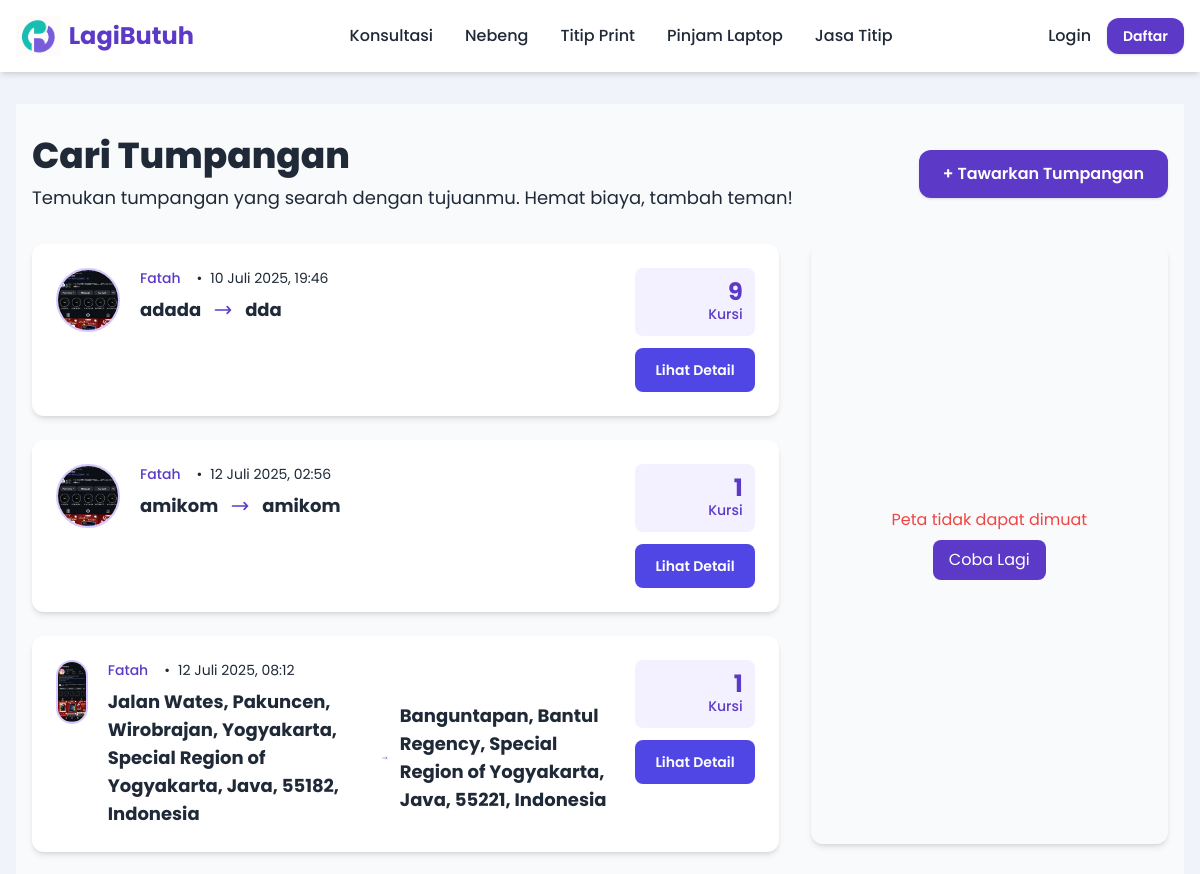
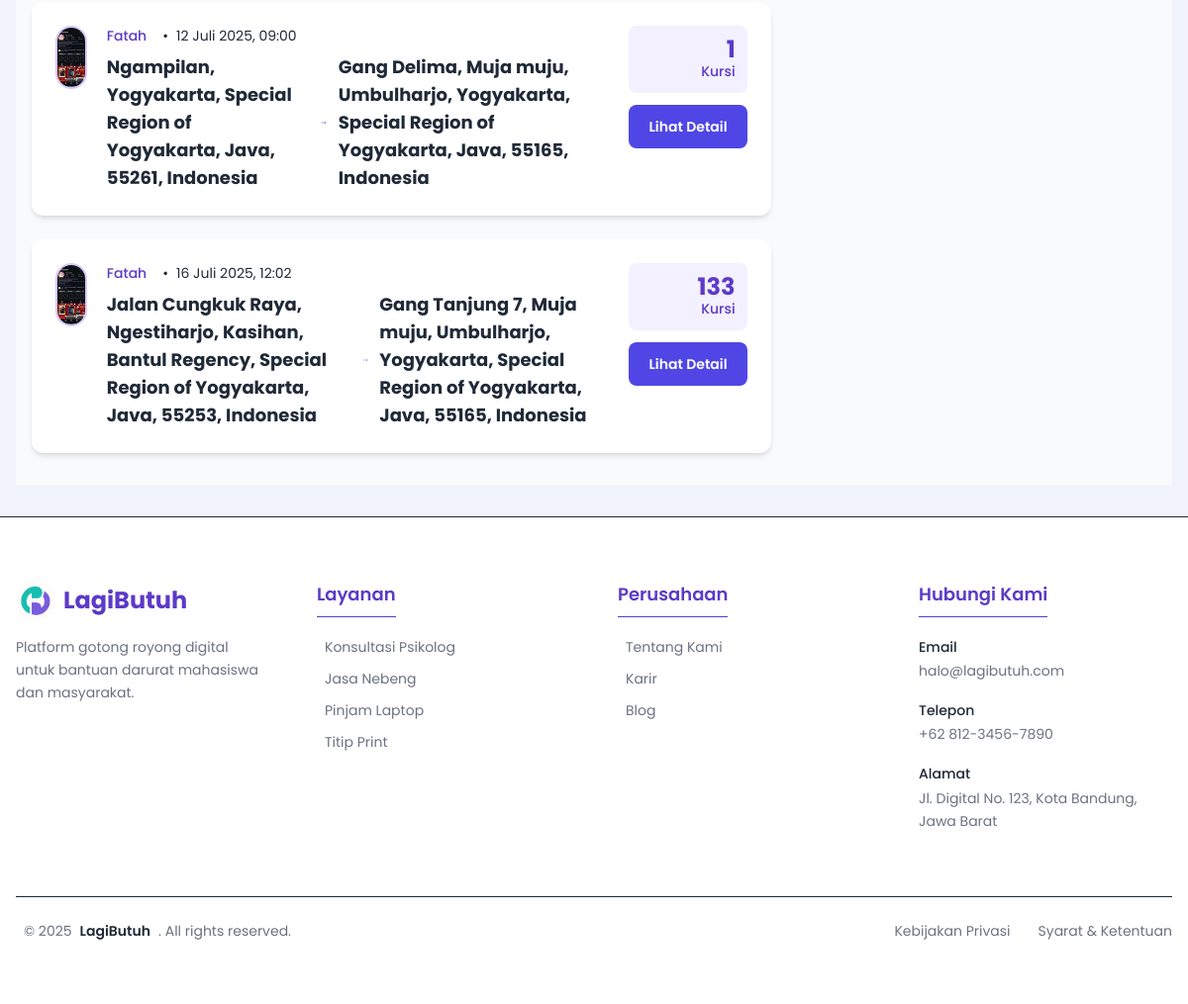
The page /nebeng/find_ride on the database its author committed (2 pictures, top to bottom).
### tables this page shows
CREATE TABLE `nebeng_rides` (
  `id` int(11) NOT NULL,
  `driver_id` int(11) NOT NULL,
  `origin` varchar(255) NOT NULL,
  `destination` varchar(255) NOT NULL,
  `departure_time` datetime NOT NULL,
  `available_seats` int(3) NOT NULL,
  `status` enum('active','full','completed','canceled') NOT NULL DEFAULT 'active',
  `notes` text DEFAULT NULL,
  `origin_lat` decimal(10,8) DEFAULT NULL,
  `origin_lng` decimal(11,8) DEFAULT NULL,
  `destination_lat` decimal(10,8) DEFAULT NULL,
  `destination_lng` decimal(11,8) DEFAULT NULL
);

CREATE TABLE `users` (
  `id` int(11) NOT NULL,
  `username` varchar(50) NOT NULL,
  `email` varchar(100) NOT NULL,
  `password` varchar(255) NOT NULL,
  `full_name` varchar(100) DEFAULT NULL,
  `profile_picture` varchar(255) DEFAULT 'default.png',
  `phone_number` varchar(20) DEFAULT NULL,
  `role` enum('user','psychologist','admin','runner') NOT NULL DEFAULT 'user',
  `created_at` timestamp NOT NULL DEFAULT current_timestamp(),
  `updated_at` timestamp NOT NULL DEFAULT current_timestamp() ON UPDATE current_timestamp()
);

### config/database.php (called while the page is built)
<?php
class Database {
    private static $instance = null;
    private $conn;
    private $host = DB_HOST;
    private $user = DB_USER;
    private $pass = DB_PASS;
    private $name = DB_NAME;
    private function __construct() {
        $dsn = 'mysql:host=' . $this->host . ';dbname=' . $this->name . ';charset=utf8mb4';
        $options = [
            PDO::ATTR_ERRMODE            => PDO::ERRMODE_EXCEPTION,
            PDO::ATTR_DEFAULT_FETCH_MODE => PDO::FETCH_ASSOC,
            PDO::ATTR_EMULATE_PREPARES   => false,
        ];
        try {
            $this->conn = new PDO($dsn, $this->user, $this->pass, $options);
            $this->conn->exec("SET time_zone = '+07:00'");
        } catch (PDOException $e) {
            die('Koneksi Database Gagal: ' . $e->getMessage());
        }
    }
    public static function getInstance() {
        if (!self::$instance) {
            self::$instance = new Database();
        }
        return self::$instance;
    }
    public function getConnection() {
        return $this->conn;
    }
}
?>

### functions/service_functions.php (called while the page is built, shortened)
<?php
class Service {
    private $conn;
    public function __construct() {
        $this->conn = Database::getInstance()->getConnection();
    }
    public function getActiveNebengRides(): array
    {
        try {
            $sql = "SELECT
                        nr.id, nr.origin, nr.destination, nr.departure_time,
                        nr.available_seats, u.full_name AS driver_name,
                        u.profile_picture AS driver_picture, nr.origin_lat,
                        nr.origin_lng, nr.destination_lat, nr.destination_lng
                    FROM nebeng_rides nr
                    JOIN users u ON nr.driver_id = u.id
                    WHERE nr.status = 'active' AND nr.departure_time > NOW()
                    ORDER BY nr.departure_time ASC";
            $stmt = $this->conn->prepare($sql);
            $stmt->execute();
            return $stmt->fetchAll(PDO::FETCH_ASSOC);
        } catch (PDOException $e) {
            error_log("Error fetching active rides: " . $e->getMessage());
            return [];
        }
    }
}
?>

### functions/helper_functions.php (called while the page is built, shortened)
<?php
function e($value) {
    return htmlspecialchars($value ?? '', ENT_QUOTES, 'UTF-8');
}
function format_indonesian_date(string $datetimeString): string
{
    $timestamp = strtotime($datetimeString);
    $hari = date('d', $timestamp);
    $bulan_array = [
        1 => 'Januari', 2 => 'Februari', 3 => 'Maret', 4 => 'April',
        5 => 'Mei', 6 => 'Juni', 7 => 'Juli', 8 => 'Agustus',
        9 => 'September', 10 => 'Oktober', 11 => 'November', 12 => 'Desember'
    ];
    $bulan = $bulan_array[date('n', $timestamp)];
    $tahun = date('Y', $timestamp);
    $waktu = date('H:i', $timestamp);
    return "$hari $bulan $tahun, $waktu";
}
?>

### modules/nebeng/find_ride.php (the view, shortened to what this page needs)
<?php
require_once __DIR__ . '/../../functions/service_functions.php';
require_once __DIR__ . '/../../functions/helper_functions.php';
$service = new Service();
$rides = $service->getActiveNebengRides();
include_once __DIR__ . '/../../templates/header.php';
?>
<section class="bg-[#F9FAFB] px-4 py-8 font-sans">
    <div class="max-w-7xl mx-auto">
        <div class="flex flex-col md:flex-row justify-between items-start md:items-center gap-4 mb-8">
            <div>
                <h1 class="text-3xl md:text-4xl font-extrabold text-gray-900">Cari Tumpangan</h1>
                <p class="mt-1 md:mt-2 text-base md:text-lg text-gray-600">Temukan tumpangan yang searah dengan tujuanmu. Hemat biaya, tambah teman!</p>
            </div>
            <a href="<?= BASE_URL ?>/nebeng/post_ride" class="inline-block w-full md:w-auto bg-[#5C3AC7] text-white font-semibold px-6 py-3 rounded-xl shadow hover:bg-[#47289f] transition duration-200 ease-in-out text-center">
                + Tawarkan Tumpangan
            </a>
        </div>
        <div class="grid grid-cols-1 lg:grid-cols-3 gap-8">
            <div class="lg:col-span-2 space-y-6">
                <?php if (empty($rides)): ?>
                    <div class="text-center py-12 px-6 bg-white rounded-xl shadow-md">
                        <p class="text-gray-500">Belum ada tumpangan yang tersedia saat ini.</p>
                    </div>
                <?php else: ?>
                    <?php foreach ($rides as $ride): ?>
                        <div class="bg-white rounded-xl shadow-md p-6 transition-all duration-300 hover:shadow-lg">
                            <div class="flex flex-col sm:flex-row items-start gap-5">
                                <img src="<?= BASE_URL ?>/uploads/profiles/<?= $ride['driver_picture'] ?? 'default.png' ?>"
                                     alt="Pengemudi <?= e($ride['driver_name']) ?>"
                                     class="w-16 h-16 rounded-full object-cover border-2 border-[#D6C8FF]">
                                <div class="flex-grow">
                                    <div class="flex items-center text-sm text-gray-500 mb-2">
                                        <span class="font-medium text-[#5C3AC7] mr-2"><?= e($ride['driver_name']) ?></span>
                                        <span class="hidden sm:inline mx-2">&bull;</span>
                                        <span><?= format_indonesian_date($ride['departure_time']) ?></span>
                                    </div>
                                    <div class="flex flex-col sm:flex-row items-start sm:items-center text-lg gap-2 sm:gap-0">
                                        <span class="font-bold text-gray-800"><?= e($ride['origin']) ?></span>
                                        <svg xmlns="http://www.w3.org/2000/svg" class="h-5 w-5 mx-3 text-[#5C3AC7] hidden sm:block" fill="none" viewBox="0 0 24 24" stroke="currentColor">
                                            <path stroke-linecap="round" stroke-linejoin="round" stroke-width="2" d="M17 8l4 4m0 0l-4 4m4-4H3" />
                                        </svg>
                                        <span class="font-bold text-gray-800"><?= e($ride['destination']) ?></span>
                                    </div>
                                </div>
                                <div class="flex-shrink-0 w-full sm:w-auto text-center sm:text-right">
                                    <div class="bg-[#F3F0FF] p-3 rounded-lg mb-3">
                                        <p class="font-bold text-2xl text-[#5C3AC7] leading-none"><?= $ride['available_seats'] ?></p>
                                        <p class="text-sm text-[#5C3AC7] font-medium">Kursi</p>
                                    </div>
                                    <a href="<?= BASE_URL ?>/nebeng/detail/<?= $ride['id'] ?>" class="inline-block w-full bg-indigo-600 text-white font-semibold px-5 py-3 rounded-lg hover:bg-indigo-700 transition-colors text-sm">
                                        Lihat Detail
                                    </a>
                                </div>
                            </div>
                        </div>
                    <?php endforeach; ?>
                <?php endif; ?>
            </div>
            <div class="lg:col-span-1">
                <div class="sticky top-24">
                    <div class="h-80 lg:h-[600px] w-full bg-gray-200 rounded-xl shadow-md relative">
                        <div id="map-fallback" class="absolute inset-0 flex items-center justify-center bg-gray-100 hidden z-20">
                            <div class="text-center p-4">
                                <p class="text-red-500 mb-2">Peta tidak dapat dimuat</p>
                                <button onclick="window.location.reload()" class="px-4 py-2 bg-[#5C3AC7] text-white rounded-lg hover:bg-[#47289f] transition">
                                    Coba Lagi
                                </button>
                            </div>
                        </div>
                        <div id="map" class="absolute inset-0 rounded-xl"></div>
                    </div>
                </div>
            </div>
        </div>
    </div>
</section>
<?php
include_once __DIR__ . '/../../templates/footer.php';
?>

### rows shown on the page
nebeng_rides: driver.profile_picture (picture), driver.full_name "Fatah", departure_time "10 Juli 2025, 19:46", origin "adada", destination "dda", available_seats "9"
nebeng_rides: driver.profile_picture (picture), driver.full_name "Fatah", departure_time "12 Juli 2025, 02:56", origin "amikom", destination "amikom", available_seats "1"
nebeng_rides: driver.profile_picture (picture), driver.full_name "Fatah", departure_time "12 Juli 2025, 08:12", origin "Jalan Wates, Pakuncen, Wirobrajan, Yogyakarta, Special Region of Yogyakarta, Java, 55182, Indonesia", destination "Banguntapan, Bantul Regency, Special Region of Yogyakarta, Java, 55221, Indonesia", available_seats "1"
nebeng_rides: driver.profile_picture (picture), driver.full_name "Fatah", departure_time "12 Juli 2025, 09:00", origin "Ngampilan, Yogyakarta, Special Region of Yogyakarta, Java, 55261, Indonesia", destination "Gang Delima, Muja muju, Umbulharjo, Yogyakarta, Special Region of Yogyakarta, Java, 55165, Indonesia", available_seats "1"
nebeng_rides: driver.profile_picture (picture), driver.full_name "Fatah", departure_time "16 Juli 2025, 12:02", origin "Jalan Cungkuk Raya, Ngestiharjo, Kasihan, Bantul Regency, Special Region of Yogyakarta, Java, 55253, Indonesia", destination "Gang Tanjung 7, Muja muju, Umbulharjo, Yogyakarta, Special Region of Yogyakarta, Java, 55165, Indonesia", available_seats "133"
